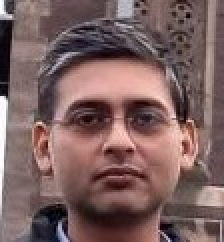
#> input picture server_code/temp/images/Ankit.jpeg, 112 x 121 px (shown 2 times larger); its folder holds 4 pictures in this run
$ jupyter execute database.ipynb
#> lines starting #> are read from the running program, lines starting #| are printed output that depends on the picture
[cell 1]
import os
import cv2 as cv
import numpy as np

[cell 2]
dir = os.getcwd()
img_folder = os.listdir('temp/images')
database_file = open('log/database.txt', 'w', newline='')

for img_path in img_folder:
    img_name = os.path.splitext(img_path)[0]
    print(img_name)
    img = cv.imread(os.path.join('temp/images', img_path))
#> img is the input picture: shape (121, 112, 3); mean B, G, R 95.7, 97, 123.9
    img = cv.resize(img, (240, 240))
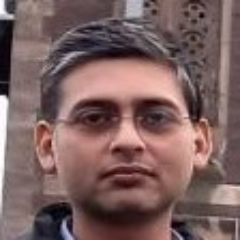
#> img: shape (240, 240, 3); mean B, G, R 95.6, 96.8, 123.7
    cv.imwrite(os.path.join('log/images', img_name+'.jpg'), img)
    database_file.write(img_name+'.jpg'+' '+img_name+'\n')
#> pass 2 of the loop `for img_path in img_folder:`:
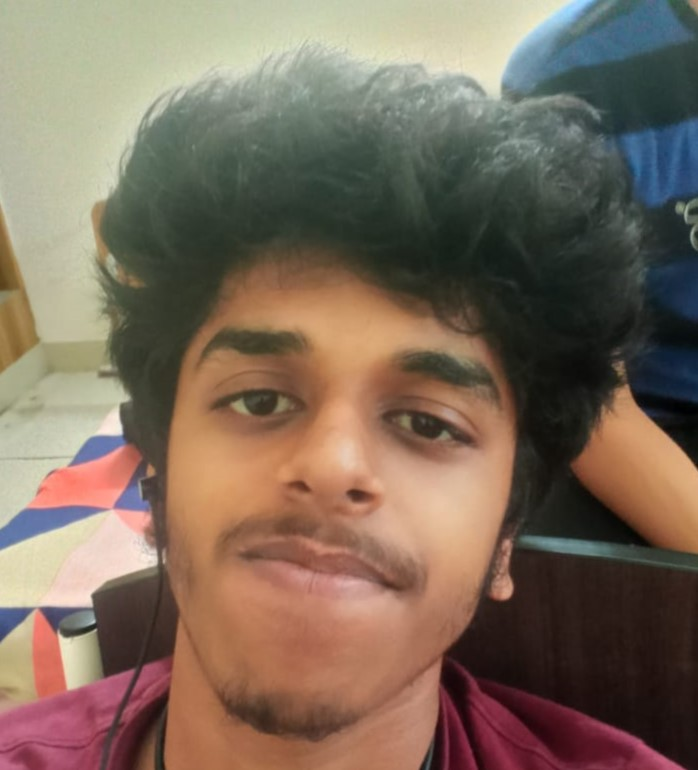
#> input picture server_code/temp/images/Divyam.jpeg, 698 x 770 px
#> img is the input picture: shape (770, 698, 3); mean B, G, R 91.3, 107.1, 125.1
#> `img = cv.resize(img, (240, 240))`:
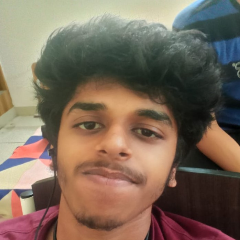
#> img: shape (240, 240, 3); mean B, G, R 91.2, 106.9, 125
#> pass 3 of the loop `for img_path in img_folder:`:
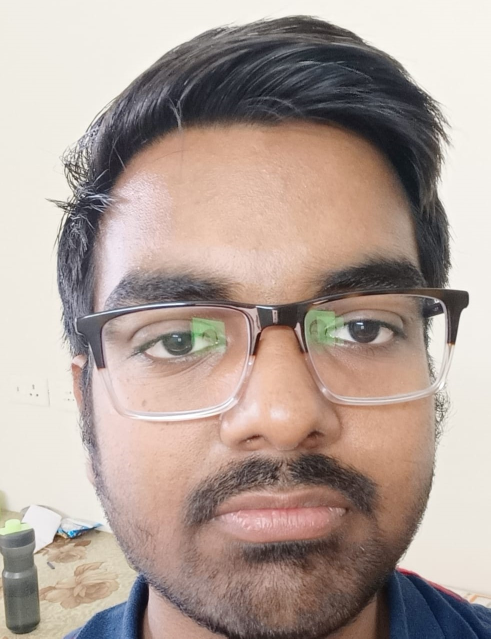
#> input picture server_code/temp/images/Gopal.jpeg, 981 x 1277 px (shown at 1/2 size)
#> img is the input picture: shape (1277, 981, 3); mean B, G, R 151.7, 159.8, 176.1
#> `img = cv.resize(img, (240, 240))`:
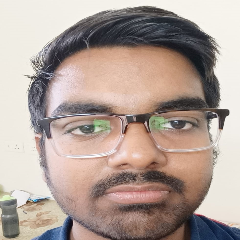
#> img: shape (240, 240, 3); mean B, G, R 151.6, 159.7, 176
#> the loop made 4 passes; the first 3 are shown

database_file.close()
